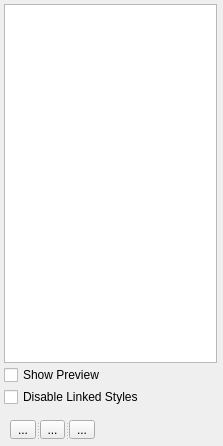
<?xml version="1.0" encoding="UTF-8"?>
<ui version="4.0">
 <class>Styles</class>
 <widget class="QDialog" name="Styles">
  <property name="geometry">
   <rect>
    <x>0</x>
    <y>0</y>
    <width>223</width>
    <height>446</height>
   </rect>
  </property>
  <property name="windowTitle">
   <string>Dialog</string>
  </property>
  <widget class="QSplitter" name="splitter">
   <property name="geometry">
    <rect>
     <x>10</x>
     <y>420</y>
     <width>85</width>
     <height>19</height>
    </rect>
   </property>
   <property name="orientation">
    <enum>Qt::Horizontal</enum>
   </property>
   <widget class="QToolButton" name="toolButton">
    <property name="text">
     <string>...</string>
    </property>
   </widget>
   <widget class="QToolButton" name="toolButton_2">
    <property name="text">
     <string>...</string>
    </property>
   </widget>
   <widget class="QToolButton" name="toolButton_3">
    <property name="text">
     <string>...</string>
    </property>
   </widget>
  </widget>
  <widget class="QWidget" name="layoutWidget">
   <property name="geometry">
    <rect>
     <x>0</x>
     <y>0</y>
     <width>221</width>
     <height>411</height>
    </rect>
   </property>
   <layout class="QVBoxLayout" name="verticalLayout" stretch="0,0,0">
    <property name="spacing">
     <number>2</number>
    </property>
    <property name="sizeConstraint">
     <enum>QLayout::SetMinAndMaxSize</enum>
    </property>
    <property name="margin">
     <number>4</number>
    </property>
    <item>
     <widget class="QListView" name="listView"/>
    </item>
    <item>
     <widget class="QCheckBox" name="checkBox">
      <property name="text">
       <string>Show Preview</string>
      </property>
     </widget>
    </item>
    <item>
     <widget class="QCheckBox" name="checkBox_2">
      <property name="text">
       <string>Disable Linked Styles</string>
      </property>
     </widget>
    </item>
   </layout>
  </widget>
 </widget>
 <resources/>
 <connections/>
</ui>
